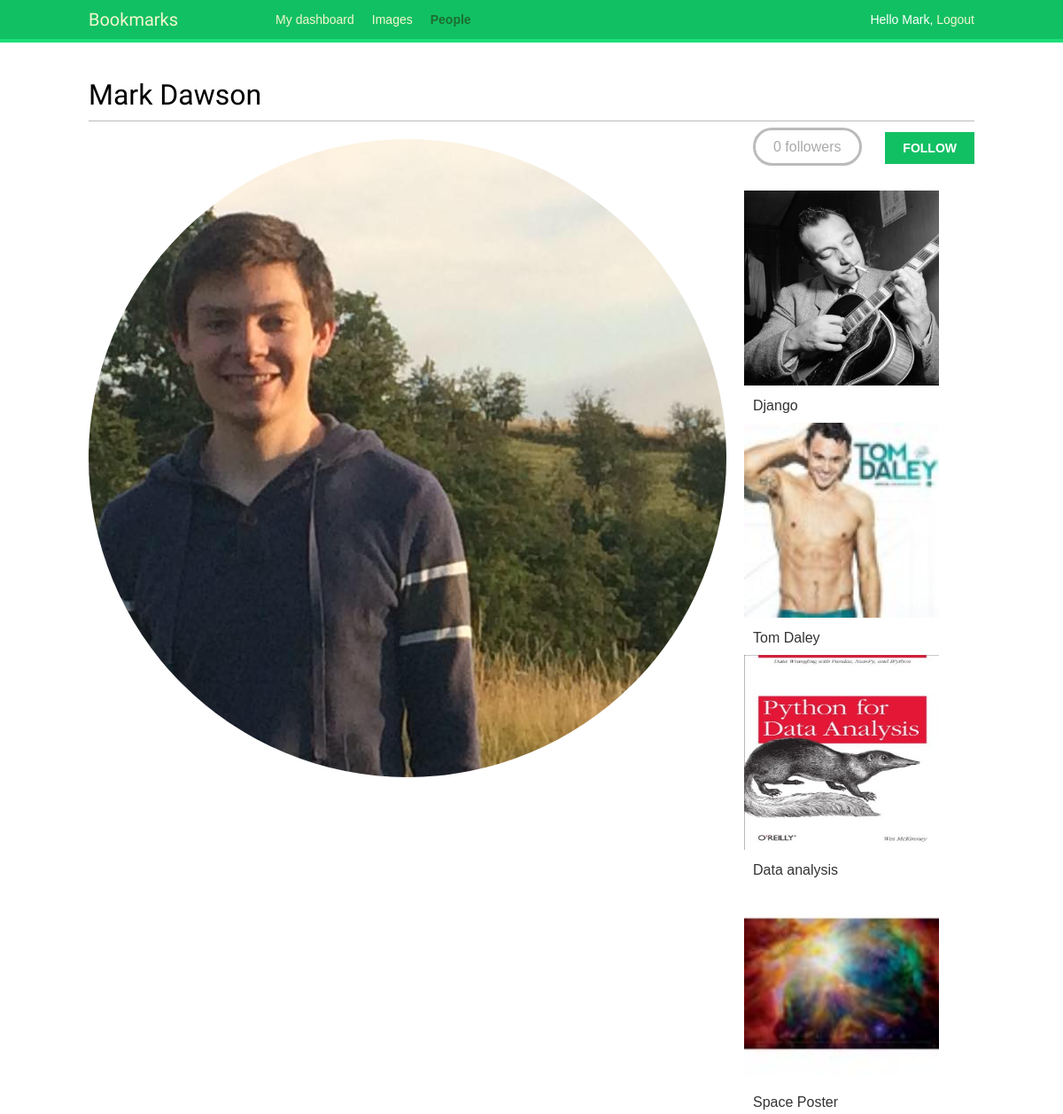
/account/users/mark/ (signed in, upper part), run on an earlier commit of the app's database.
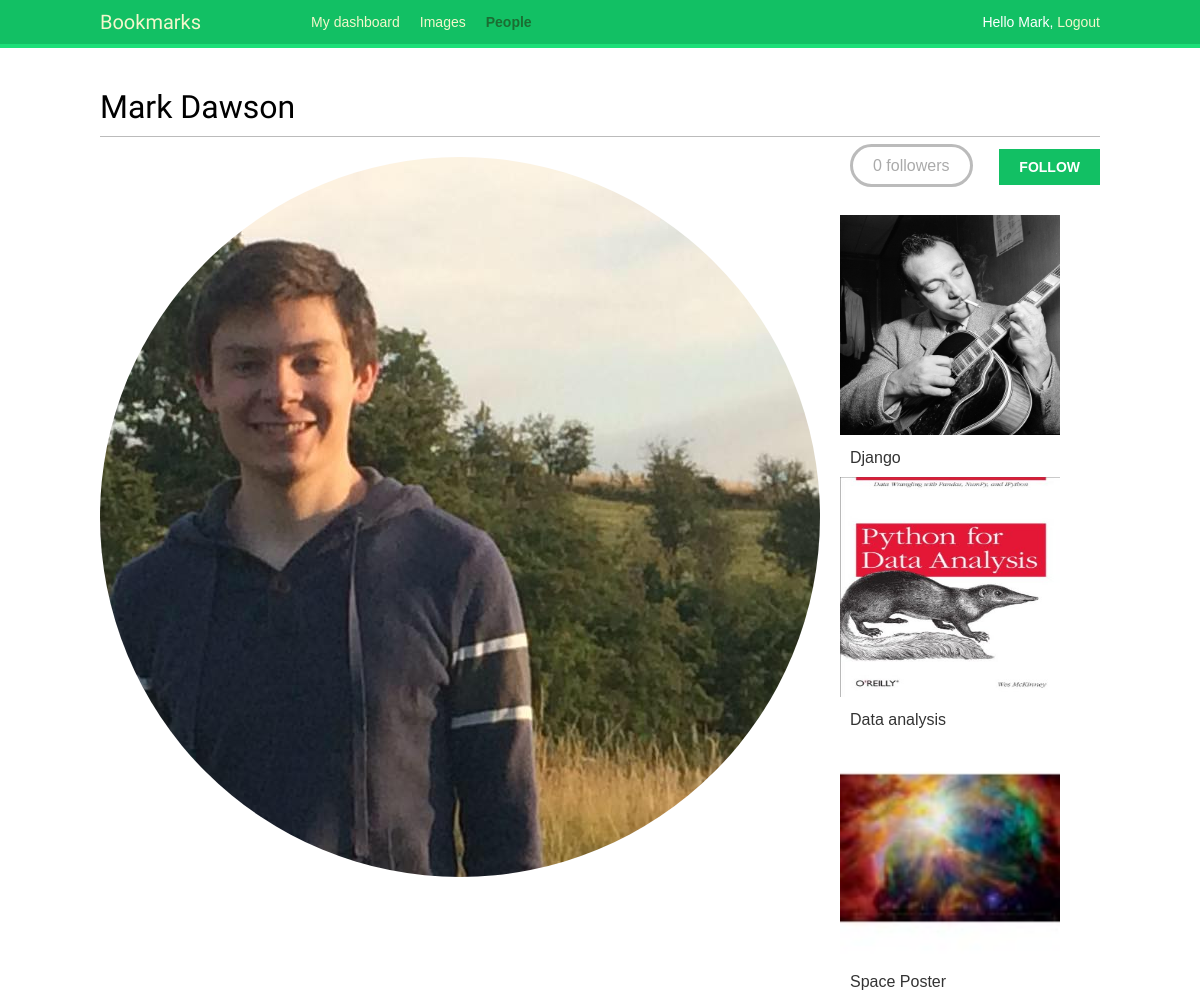
And on a later commit of the database.
### images/models.py (models this page shows, shortened)
class Image(models.Model):
	user = models.ForeignKey(settings.AUTH_USER_MODEL,
							related_name='images_created')
	title = models.CharField(max_length=200)
	slug = models.SlugField(max_length=200, blank=True)
	url = models.URLField()
	image = models.ImageField(upload_to='images/%Y/%m/%d')
	description = models.TextField(blank=True)
	created = models.DateField(auto_now_add=True, db_index=True)
	users_like = models.ManyToManyField(settings.AUTH_USER_MODEL,
						related_name='images_liked',
						blank=True)
	total_likes = models.PositiveIntegerField(db_index=True, default=0)
	def get_absolute_url(self):
		return reverse('images:detail', args=[self.id, self.slug])

### account/views.py (the view)
# urls.py: url(r'^users/(?P<username>[-\w]+)/$', views.user_detail, name='user_detail'),
@login_required
def user_detail(request, username):
	user = get_object_or_404(User, username=username, is_active=True)
	return render(request, 'account/user/detail.html',
			{'section':'people',
			'user': user})

### account/templates/account/user/detail.html (shortened to what this page needs)
{% extends "base.html" %}
{% load thumbnail %}
{% block content %}
<h1>{{ user.get_full_name }}</h1>
<div class="profile-info">
	{% thumbnail user.profile.photo "180x180" crop="100%" as im %}
		<img src="{{ im.url }}" class="user-detail">
	{% endthumbnail %}
</div>
{% with total_followers=user.followers.count %}
	<span class="count">
		<span class="total">{{ total_followers}}</span> follower{{ total_followers|pluralize }}
	</span>
	<a href="#" data-id="{{ user.id }}"
	data-action="{% if request.user in user.followers.all %}un{% endif %}follow" class="follow button">
		{% if request.user not in user.followers.all %}
			Follow
		{% else %}
			Unfollow
		{% endif %}
	</a>
	<div id="image-list" class="image-container">
		{% include "images/image/list_ajax.html" with images=user.images_created.all %}
	</div>
{% endwith %}
{% endblock %}

### account/templates/base.html (shortened to what this page needs)
{% load staticfiles %}
<!DOCTYPE html>
<html>
<head>
	<link href="{% static "css/base.css" %}" rel="stylesheet">
</head>
<body>
	<div id="header">
		<span class="logo">Bookmarks</span>
		{% if request.user.is_authenticated %}
        <ul class="menu">
            <li {% if section == "dashboard" %}class="selected"{% endif %}><a href="{% url "dashboard" %}">My dashboard</a></li>
            <li {% if section == "images" %}class="selected"{% endif %}><a href="{% url "images:list" %}">Images</a></li>
            <li {% if section == "people" %}class="selected"{% endif %}><a href="{% url "user_list" %}">People</a></li>
        </ul>
        {% endif %}
        <span class="user">
        {% if request.user.is_authenticated %}
            Hello {{ request.user.first_name }}, <a href="{% url "logout" %}">Logout</a>
        {% else %}
            <a href="{% url "login" %}">Log-in</a>
        {% endif %}
        </span>
	</div>
	<div id="content">
		{% block content %}
		{% endblock %}
	</div>
</body>
</html>

### images/templates/images/image/list_ajax.html
{% load thumbnail %}
{% for image in images %}
<div class="images">
	<a href="{{ image.get_absolute_url }}">
		{% thumbnail image.image "300x300" crop="100%" as im %}
		<a href="{{ image.get_absolute_url }}">
			<img src="{{ im.url }}">
		</a>
		{% endthumbnail %}
	</a>
	<div class="info">
		<a href="{{ image.get_absolute_url }}" class="title">
			{{ image.title }}
		</a>
	</div>
</div>
{% endfor %}

### account/static/css/base.css (style rules this page uses)
body { margin:0; padding:0; font-family:helvetica, sans-serif; }
a { color:#12c064; text-decoration:none; }
h1, h2, h3, h4, h5 , h6 { font-family: 'Muli', sans-serif; font-weight:normal; }
h1 { border-bottom:1px solid #bbb; padding:0 0 10px 0; margin:10px 0 20px 0; }
#header { padding:10px 100px; font-size:14px; background:#12c064; color:#fff; border-bottom:4px solid #1cdf78; overflow:auto; }
#header .logo { font-family: 'Muli', sans-serif; float:left; color:#f3f7cc; font-size:20px; margin-right:10%; }
#header ul.menu { list-style:none; float:left; margin:0; padding:0; }
#header ul.menu li { float:left; padding:4px 10px; }
#header ul.menu li.selected a, #header ul.menu li.selected a:hover { color:#1b6d32; font-weight:bold; }
#header a { color:#f3f7cc; }
#header .user { float:right; padding-top:4px; }
#content { padding:30px 100px; }
input[type=submit], a.button { font-weight:bold; background:#12c064; color:#fff; padding:10px 20px; font-size:14px; text-transform:uppercase; }
.count { color:#aaa; border:3px solid #bbb; border-radius:26px; padding:10px 20px; margin:20px 10px 0; }
a.like, a.follow { float:right; margin-top:-8px; }
#image-list { overflow:auto; }
#image-list img { width:220px; height:220px; }
#image-list .info { padding:10px; }
#image-list .info a { color:#333; }
img.user-detail { border-radius:50%; float:left; }
.profile-info { float:left; overflow:auto; margin-right:20px; }
.image-container { margin-top:40px; }

What changed in the data, as far as the page shows it:
removed Image: shows a picture, title "Tom Daley"
